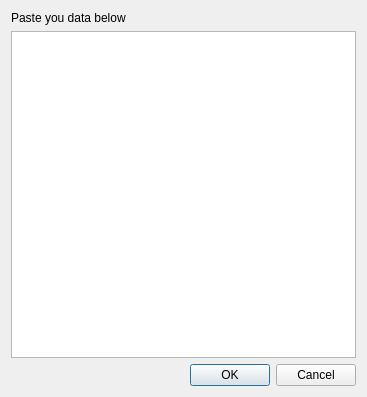
<?xml version="1.0" encoding="UTF-8"?>
<ui version="4.0">
 <class>Dialog</class>
 <widget class="QDialog" name="Dialog">
  <property name="geometry">
   <rect>
    <x>0</x>
    <y>0</y>
    <width>367</width>
    <height>397</height>
   </rect>
  </property>
  <property name="acceptDrops">
   <bool>true</bool>
  </property>
  <property name="windowTitle">
   <string>Import Data From Excel</string>
  </property>
  <layout class="QVBoxLayout" name="verticalLayout">
   <item>
    <layout class="QVBoxLayout" name="verticalLayout_2">
     <item>
      <widget class="QLabel" name="label">
       <property name="text">
        <string>Paste you data below</string>
       </property>
      </widget>
     </item>
     <item>
      <widget class="QTextBrowser" name="textbox">
       <property name="readOnly">
        <bool>false</bool>
       </property>
       <property name="acceptRichText">
        <bool>false</bool>
       </property>
      </widget>
     </item>
    </layout>
   </item>
   <item>
    <widget class="QDialogButtonBox" name="buttonBox">
     <property name="orientation">
      <enum>Qt::Horizontal</enum>
     </property>
     <property name="standardButtons">
      <set>QDialogButtonBox::Cancel|QDialogButtonBox::Ok</set>
     </property>
    </widget>
   </item>
  </layout>
 </widget>
 <resources/>
 <connections>
  <connection>
   <sender>buttonBox</sender>
   <signal>accepted()</signal>
   <receiver>Dialog</receiver>
   <slot>accept()</slot>
   <hints>
    <hint type="sourcelabel">
     <x>248</x>
     <y>254</y>
    </hint>
    <hint type="destinationlabel">
     <x>157</x>
     <y>274</y>
    </hint>
   </hints>
  </connection>
  <connection>
   <sender>buttonBox</sender>
   <signal>rejected()</signal>
   <receiver>Dialog</receiver>
   <slot>reject()</slot>
   <hints>
    <hint type="sourcelabel">
     <x>316</x>
     <y>260</y>
    </hint>
    <hint type="destinationlabel">
     <x>286</x>
     <y>274</y>
    </hint>
   </hints>
  </connection>
 </connections>
</ui>
